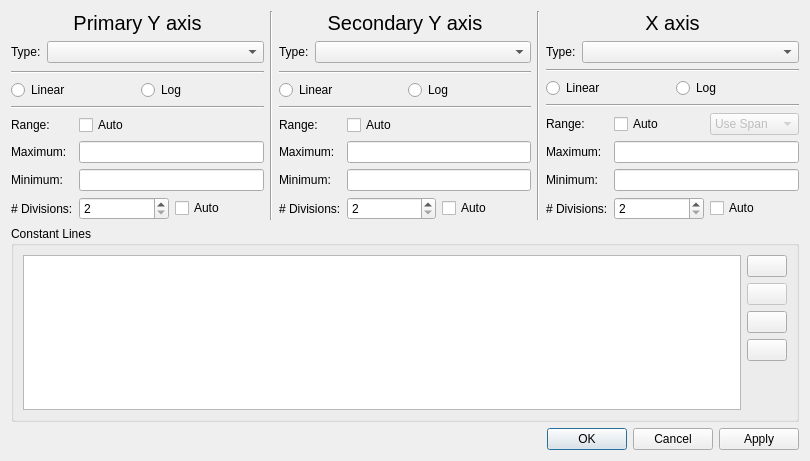
<?xml version="1.0" encoding="UTF-8"?>
<ui version="4.0">
 <class>XYplotAxisDialog</class>
 <widget class="QDialog" name="XYplotAxisDialog">
  <property name="windowModality">
   <enum>Qt::NonModal</enum>
  </property>
  <property name="geometry">
   <rect>
    <x>0</x>
    <y>0</y>
    <width>810</width>
    <height>461</height>
   </rect>
  </property>
  <property name="windowTitle">
   <string>Axis Setup</string>
  </property>
  <property name="modal">
   <bool>true</bool>
  </property>
  <layout class="QVBoxLayout" name="verticalLayout_5">
   <item>
    <layout class="QHBoxLayout" name="horizontalLayout_9">
     <item>
      <layout class="QVBoxLayout" name="verticalLayout_3">
       <item>
        <widget class="QLabel" name="label_2">
         <property name="font">
          <font>
           <pointsize>15</pointsize>
          </font>
         </property>
         <property name="text">
          <string>Primary Y axis</string>
         </property>
         <property name="alignment">
          <set>Qt::AlignCenter</set>
         </property>
        </widget>
       </item>
       <item>
        <layout class="QFormLayout" name="formLayout">
         <item row="0" column="0">
          <widget class="QLabel" name="label">
           <property name="text">
            <string>Type:</string>
           </property>
          </widget>
         </item>
         <item row="0" column="1">
          <widget class="QComboBox" name="Y1type"/>
         </item>
        </layout>
       </item>
       <item>
        <widget class="Line" name="line">
         <property name="orientation">
          <enum>Qt::Horizontal</enum>
         </property>
        </widget>
       </item>
       <item>
        <layout class="QHBoxLayout" name="horizontalLayout">
         <item>
          <widget class="QRadioButton" name="Y1linear">
           <property name="text">
            <string>Linear</string>
           </property>
           <attribute name="buttonGroup">
            <string notr="true">Y1group</string>
           </attribute>
          </widget>
         </item>
         <item>
          <widget class="QRadioButton" name="Y1log">
           <property name="enabled">
            <bool>true</bool>
           </property>
           <property name="text">
            <string>Log</string>
           </property>
           <attribute name="buttonGroup">
            <string notr="true">Y1group</string>
           </attribute>
          </widget>
         </item>
        </layout>
       </item>
       <item>
        <widget class="Line" name="line_2">
         <property name="orientation">
          <enum>Qt::Horizontal</enum>
         </property>
        </widget>
       </item>
       <item>
        <layout class="QFormLayout" name="formLayout_2">
         <item row="0" column="0">
          <widget class="QLabel" name="label_3">
           <property name="text">
            <string>Range:</string>
           </property>
          </widget>
         </item>
         <item row="0" column="1">
          <widget class="QCheckBox" name="Y1auto">
           <property name="text">
            <string>Auto</string>
           </property>
          </widget>
         </item>
         <item row="1" column="0">
          <widget class="QLabel" name="label_4">
           <property name="text">
            <string>Maximum:</string>
           </property>
          </widget>
         </item>
         <item row="1" column="1">
          <widget class="SIUnitEdit" name="Y1max"/>
         </item>
         <item row="2" column="0">
          <widget class="QLabel" name="label_5">
           <property name="text">
            <string>Minimum:</string>
           </property>
          </widget>
         </item>
         <item row="2" column="1">
          <widget class="SIUnitEdit" name="Y1min"/>
         </item>
         <item row="3" column="0">
          <widget class="QLabel" name="label_6">
           <property name="text">
            <string># Divisions:</string>
           </property>
          </widget>
         </item>
         <item row="3" column="1">
          <layout class="QHBoxLayout" name="horizontalLayout_8">
           <item>
            <widget class="QSpinBox" name="Y1Divs">
             <property name="minimum">
              <number>2</number>
             </property>
            </widget>
           </item>
           <item>
            <widget class="QCheckBox" name="Y1autoDivs">
             <property name="text">
              <string>Auto</string>
             </property>
            </widget>
           </item>
          </layout>
         </item>
        </layout>
       </item>
      </layout>
     </item>
     <item>
      <widget class="Line" name="line_3">
       <property name="orientation">
        <enum>Qt::Vertical</enum>
       </property>
      </widget>
     </item>
     <item>
      <layout class="QVBoxLayout" name="verticalLayout_2">
       <item>
        <widget class="QLabel" name="label_7">
         <property name="font">
          <font>
           <pointsize>15</pointsize>
          </font>
         </property>
         <property name="text">
          <string>Secondary Y axis</string>
         </property>
         <property name="alignment">
          <set>Qt::AlignCenter</set>
         </property>
        </widget>
       </item>
       <item>
        <layout class="QFormLayout" name="formLayout_3">
         <item row="0" column="0">
          <widget class="QLabel" name="label_8">
           <property name="text">
            <string>Type:</string>
           </property>
          </widget>
         </item>
         <item row="0" column="1">
          <widget class="QComboBox" name="Y2type"/>
         </item>
        </layout>
       </item>
       <item>
        <widget class="Line" name="line_4">
         <property name="orientation">
          <enum>Qt::Horizontal</enum>
         </property>
        </widget>
       </item>
       <item>
        <layout class="QHBoxLayout" name="horizontalLayout_2">
         <item>
          <widget class="QRadioButton" name="Y2linear">
           <property name="text">
            <string>Linear</string>
           </property>
           <attribute name="buttonGroup">
            <string notr="true">Y2group</string>
           </attribute>
          </widget>
         </item>
         <item>
          <widget class="QRadioButton" name="Y2log">
           <property name="enabled">
            <bool>true</bool>
           </property>
           <property name="text">
            <string>Log</string>
           </property>
           <attribute name="buttonGroup">
            <string notr="true">Y2group</string>
           </attribute>
          </widget>
         </item>
        </layout>
       </item>
       <item>
        <widget class="Line" name="line_5">
         <property name="orientation">
          <enum>Qt::Horizontal</enum>
         </property>
        </widget>
       </item>
       <item>
        <layout class="QFormLayout" name="formLayout_4">
         <item row="0" column="0">
          <widget class="QLabel" name="label_9">
           <property name="text">
            <string>Range:</string>
           </property>
          </widget>
         </item>
         <item row="0" column="1">
          <widget class="QCheckBox" name="Y2auto">
           <property name="text">
            <string>Auto</string>
           </property>
          </widget>
         </item>
         <item row="1" column="0">
          <widget class="QLabel" name="label_10">
           <property name="text">
            <string>Maximum:</string>
           </property>
          </widget>
         </item>
         <item row="1" column="1">
          <widget class="SIUnitEdit" name="Y2max"/>
         </item>
         <item row="2" column="0">
          <widget class="QLabel" name="label_11">
           <property name="text">
            <string>Minimum:</string>
           </property>
          </widget>
         </item>
         <item row="2" column="1">
          <widget class="SIUnitEdit" name="Y2min"/>
         </item>
         <item row="3" column="0">
          <widget class="QLabel" name="label_12">
           <property name="text">
            <string># Divisions:</string>
           </property>
          </widget>
         </item>
         <item row="3" column="1">
          <layout class="QHBoxLayout" name="horizontalLayout_7">
           <item>
            <widget class="QSpinBox" name="Y2Divs">
             <property name="minimum">
              <number>2</number>
             </property>
            </widget>
           </item>
           <item>
            <widget class="QCheckBox" name="Y2autoDivs">
             <property name="text">
              <string>Auto</string>
             </property>
            </widget>
           </item>
          </layout>
         </item>
        </layout>
       </item>
      </layout>
     </item>
     <item>
      <widget class="Line" name="line_6">
       <property name="orientation">
        <enum>Qt::Vertical</enum>
       </property>
      </widget>
     </item>
     <item>
      <layout class="QVBoxLayout" name="verticalLayout">
       <item>
        <widget class="QLabel" name="label_13">
         <property name="sizePolicy">
          <sizepolicy hsizetype="Preferred" vsizetype="Maximum">
           <horstretch>0</horstretch>
           <verstretch>0</verstretch>
          </sizepolicy>
         </property>
         <property name="font">
          <font>
           <pointsize>15</pointsize>
          </font>
         </property>
         <property name="text">
          <string>X axis</string>
         </property>
         <property name="alignment">
          <set>Qt::AlignCenter</set>
         </property>
        </widget>
       </item>
       <item>
        <layout class="QFormLayout" name="formLayout_5">
         <item row="0" column="0">
          <widget class="QLabel" name="label_14">
           <property name="text">
            <string>Type:</string>
           </property>
          </widget>
         </item>
         <item row="0" column="1">
          <widget class="QComboBox" name="XType"/>
         </item>
        </layout>
       </item>
       <item>
        <widget class="Line" name="line_7">
         <property name="orientation">
          <enum>Qt::Horizontal</enum>
         </property>
        </widget>
       </item>
       <item>
        <layout class="QHBoxLayout" name="horizontalLayout_4">
         <item>
          <widget class="QRadioButton" name="Xlinear">
           <property name="text">
            <string>Linear</string>
           </property>
           <attribute name="buttonGroup">
            <string notr="true">Xgroup</string>
           </attribute>
          </widget>
         </item>
         <item>
          <widget class="QRadioButton" name="Xlog">
           <property name="enabled">
            <bool>true</bool>
           </property>
           <property name="text">
            <string>Log</string>
           </property>
           <attribute name="buttonGroup">
            <string notr="true">Xgroup</string>
           </attribute>
          </widget>
         </item>
        </layout>
       </item>
       <item>
        <widget class="Line" name="line_8">
         <property name="orientation">
          <enum>Qt::Horizontal</enum>
         </property>
        </widget>
       </item>
       <item>
        <layout class="QFormLayout" name="formLayout_6">
         <item row="0" column="0">
          <widget class="QLabel" name="label_15">
           <property name="text">
            <string>Range:</string>
           </property>
          </widget>
         </item>
         <item row="0" column="1">
          <layout class="QHBoxLayout" name="horizontalLayout_3">
           <item>
            <widget class="QCheckBox" name="Xauto">
             <property name="text">
              <string>Auto</string>
             </property>
            </widget>
           </item>
           <item>
            <widget class="QComboBox" name="Xautomode">
             <property name="enabled">
              <bool>false</bool>
             </property>
             <item>
              <property name="text">
               <string>Use Span</string>
              </property>
             </item>
             <item>
              <property name="text">
               <string>Fit Traces</string>
              </property>
             </item>
            </widget>
           </item>
          </layout>
         </item>
         <item row="1" column="0">
          <widget class="QLabel" name="label_16">
           <property name="text">
            <string>Maximum:</string>
           </property>
          </widget>
         </item>
         <item row="1" column="1">
          <widget class="SIUnitEdit" name="Xmax"/>
         </item>
         <item row="2" column="0">
          <widget class="QLabel" name="label_17">
           <property name="text">
            <string>Minimum:</string>
           </property>
          </widget>
         </item>
         <item row="2" column="1">
          <widget class="SIUnitEdit" name="Xmin"/>
         </item>
         <item row="3" column="0">
          <widget class="QLabel" name="label_18">
           <property name="text">
            <string># Divisions:</string>
           </property>
          </widget>
         </item>
         <item row="3" column="1">
          <layout class="QHBoxLayout" name="horizontalLayout_5">
           <item>
            <widget class="QSpinBox" name="XDivs">
             <property name="minimum">
              <number>2</number>
             </property>
            </widget>
           </item>
           <item>
            <widget class="QCheckBox" name="XautoDivs">
             <property name="text">
              <string>Auto</string>
             </property>
            </widget>
           </item>
          </layout>
         </item>
        </layout>
       </item>
      </layout>
     </item>
    </layout>
   </item>
   <item>
    <widget class="QGroupBox" name="groupBox">
     <property name="title">
      <string>Constant Lines</string>
     </property>
     <layout class="QHBoxLayout" name="horizontalLayout_6">
      <item>
       <widget class="QListWidget" name="lineList">
        <property name="selectionMode">
         <enum>QAbstractItemView::SingleSelection</enum>
        </property>
       </widget>
      </item>
      <item>
       <layout class="QVBoxLayout" name="verticalLayout_4">
        <item>
         <widget class="QPushButton" name="addLine">
          <property name="sizePolicy">
           <sizepolicy hsizetype="Fixed" vsizetype="Fixed">
            <horstretch>0</horstretch>
            <verstretch>0</verstretch>
           </sizepolicy>
          </property>
          <property name="toolTip">
           <string>Add</string>
          </property>
          <property name="text">
           <string/>
          </property>
          <property name="icon">
           <iconset theme="list-add" resource="../icons.qrc">
            <normaloff>:/icons/add.png</normaloff>:/icons/add.png</iconset>
          </property>
         </widget>
        </item>
        <item>
         <widget class="QPushButton" name="removeLine">
          <property name="enabled">
           <bool>false</bool>
          </property>
          <property name="sizePolicy">
           <sizepolicy hsizetype="Minimum" vsizetype="Fixed">
            <horstretch>0</horstretch>
            <verstretch>0</verstretch>
           </sizepolicy>
          </property>
          <property name="toolTip">
           <string>Delete</string>
          </property>
          <property name="text">
           <string/>
          </property>
          <property name="icon">
           <iconset theme="list-remove" resource="../icons.qrc">
            <normaloff>:/icons/remove.png</normaloff>:/icons/remove.png</iconset>
          </property>
         </widget>
        </item>
        <item>
         <widget class="QPushButton" name="exportLines">
          <property name="toolTip">
           <string>Export</string>
          </property>
          <property name="text">
           <string/>
          </property>
          <property name="icon">
           <iconset resource="../icons.qrc">
            <normaloff>:/icons/export.png</normaloff>:/icons/export.png</iconset>
          </property>
         </widget>
        </item>
        <item>
         <widget class="QPushButton" name="importLines">
          <property name="toolTip">
           <string>Import</string>
          </property>
          <property name="text">
           <string/>
          </property>
          <property name="icon">
           <iconset resource="../icons.qrc">
            <normaloff>:/icons/import.png</normaloff>:/icons/import.png</iconset>
          </property>
         </widget>
        </item>
        <item>
         <spacer name="verticalSpacer">
          <property name="orientation">
           <enum>Qt::Vertical</enum>
          </property>
          <property name="sizeHint" stdset="0">
           <size>
            <width>18</width>
            <height>186</height>
           </size>
          </property>
         </spacer>
        </item>
       </layout>
      </item>
     </layout>
    </widget>
   </item>
   <item>
    <widget class="QDialogButtonBox" name="buttonBox">
     <property name="orientation">
      <enum>Qt::Horizontal</enum>
     </property>
     <property name="standardButtons">
      <set>QDialogButtonBox::Apply|QDialogButtonBox::Cancel|QDialogButtonBox::Ok</set>
     </property>
    </widget>
   </item>
  </layout>
 </widget>
 <customwidgets>
  <customwidget>
   <class>SIUnitEdit</class>
   <extends>QLineEdit</extends>
   <header>CustomWidgets/siunitedit.h</header>
  </customwidget>
 </customwidgets>
 <resources>
  <include location="../icons.qrc"/>
 </resources>
 <connections>
  <connection>
   <sender>buttonBox</sender>
   <signal>accepted()</signal>
   <receiver>XYplotAxisDialog</receiver>
   <slot>accept()</slot>
   <hints>
    <hint type="sourcelabel">
     <x>248</x>
     <y>254</y>
    </hint>
    <hint type="destinationlabel">
     <x>157</x>
     <y>274</y>
    </hint>
   </hints>
  </connection>
  <connection>
   <sender>buttonBox</sender>
   <signal>rejected()</signal>
   <receiver>XYplotAxisDialog</receiver>
   <slot>reject()</slot>
   <hints>
    <hint type="sourcelabel">
     <x>316</x>
     <y>260</y>
    </hint>
    <hint type="destinationlabel">
     <x>286</x>
     <y>274</y>
    </hint>
   </hints>
  </connection>
 </connections>
 <buttongroups>
  <buttongroup name="Xgroup"/>
  <buttongroup name="Y2group"/>
  <buttongroup name="Y1group"/>
 </buttongroups>
</ui>
